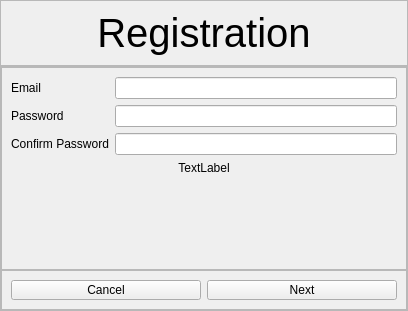
<?xml version="1.0" encoding="UTF-8"?>
<ui version="4.0">
 <class>WndRegistration</class>
 <widget class="QMainWindow" name="WndRegistration">
  <property name="geometry">
   <rect>
    <x>0</x>
    <y>0</y>
    <width>408</width>
    <height>311</height>
   </rect>
  </property>
  <property name="sizePolicy">
   <sizepolicy hsizetype="Fixed" vsizetype="Fixed">
    <horstretch>0</horstretch>
    <verstretch>0</verstretch>
   </sizepolicy>
  </property>
  <property name="windowTitle">
   <string>MainWindow</string>
  </property>
  <widget class="QWidget" name="centralwidget">
   <layout class="QVBoxLayout" name="verticalLayout">
    <property name="spacing">
     <number>0</number>
    </property>
    <property name="leftMargin">
     <number>0</number>
    </property>
    <property name="topMargin">
     <number>0</number>
    </property>
    <property name="rightMargin">
     <number>0</number>
    </property>
    <property name="bottomMargin">
     <number>0</number>
    </property>
    <item>
     <widget class="QFrame" name="header">
      <property name="frameShape">
       <enum>QFrame::StyledPanel</enum>
      </property>
      <property name="frameShadow">
       <enum>QFrame::Raised</enum>
      </property>
      <layout class="QVBoxLayout" name="verticalLayout_2">
       <item>
        <widget class="QLabel" name="title">
         <property name="font">
          <font>
           <family>Segoe UI</family>
           <pointsize>30</pointsize>
           <stylestrategy>PreferAntialias</stylestrategy>
          </font>
         </property>
         <property name="text">
          <string>Registration</string>
         </property>
         <property name="alignment">
          <set>Qt::AlignCenter</set>
         </property>
        </widget>
       </item>
      </layout>
     </widget>
    </item>
    <item>
     <widget class="QFrame" name="content">
      <property name="minimumSize">
       <size>
        <width>0</width>
        <height>0</height>
       </size>
      </property>
      <property name="frameShape">
       <enum>QFrame::StyledPanel</enum>
      </property>
      <property name="frameShadow">
       <enum>QFrame::Raised</enum>
      </property>
      <layout class="QHBoxLayout" name="horizontalLayout">
       <property name="spacing">
        <number>0</number>
       </property>
       <property name="leftMargin">
        <number>0</number>
       </property>
       <property name="topMargin">
        <number>0</number>
       </property>
       <property name="rightMargin">
        <number>0</number>
       </property>
       <property name="bottomMargin">
        <number>0</number>
       </property>
       <item>
        <widget class="QStackedWidget" name="stackedWidget">
         <property name="currentIndex">
          <number>0</number>
         </property>
         <widget class="QWidget" name="page1">
          <layout class="QVBoxLayout" name="verticalLayout_3">
           <property name="spacing">
            <number>0</number>
           </property>
           <property name="leftMargin">
            <number>0</number>
           </property>
           <property name="topMargin">
            <number>0</number>
           </property>
           <property name="rightMargin">
            <number>0</number>
           </property>
           <property name="bottomMargin">
            <number>0</number>
           </property>
           <item>
            <widget class="QFrame" name="formular">
             <property name="frameShape">
              <enum>QFrame::StyledPanel</enum>
             </property>
             <property name="frameShadow">
              <enum>QFrame::Raised</enum>
             </property>
             <layout class="QFormLayout" name="formLayout">
              <item row="0" column="0">
               <widget class="QLabel" name="lbEmail">
                <property name="text">
                 <string>Email</string>
                </property>
               </widget>
              </item>
              <item row="0" column="1">
               <widget class="QLineEdit" name="leEmail"/>
              </item>
              <item row="1" column="0">
               <widget class="QLabel" name="lbPassword">
                <property name="text">
                 <string>Password</string>
                </property>
               </widget>
              </item>
              <item row="1" column="1">
               <widget class="QLineEdit" name="lePassword">
                <property name="inputMask">
                 <string/>
                </property>
                <property name="echoMode">
                 <enum>QLineEdit::Password</enum>
                </property>
               </widget>
              </item>
              <item row="2" column="0">
               <widget class="QLabel" name="lbConfirmPw">
                <property name="text">
                 <string>Confirm Password</string>
                </property>
               </widget>
              </item>
              <item row="2" column="1">
               <widget class="QLineEdit" name="leConfirmPw">
                <property name="echoMode">
                 <enum>QLineEdit::Password</enum>
                </property>
               </widget>
              </item>
              <item row="3" column="0" colspan="2">
               <widget class="QLabel" name="lbError">
                <property name="layoutDirection">
                 <enum>Qt::LeftToRight</enum>
                </property>
                <property name="text">
                 <string>TextLabel</string>
                </property>
                <property name="textFormat">
                 <enum>Qt::AutoText</enum>
                </property>
                <property name="scaledContents">
                 <bool>false</bool>
                </property>
                <property name="alignment">
                 <set>Qt::AlignCenter</set>
                </property>
                <property name="wordWrap">
                 <bool>false</bool>
                </property>
               </widget>
              </item>
             </layout>
            </widget>
           </item>
           <item>
            <widget class="QFrame" name="navigation">
             <property name="maximumSize">
              <size>
               <width>16777215</width>
               <height>40</height>
              </size>
             </property>
             <property name="frameShape">
              <enum>QFrame::StyledPanel</enum>
             </property>
             <property name="frameShadow">
              <enum>QFrame::Raised</enum>
             </property>
             <layout class="QHBoxLayout" name="horizontalLayout_2">
              <item>
               <widget class="QPushButton" name="btnCancel">
                <property name="text">
                 <string>Cancel</string>
                </property>
               </widget>
              </item>
              <item>
               <widget class="QPushButton" name="btnNext">
                <property name="text">
                 <string>Next</string>
                </property>
               </widget>
              </item>
             </layout>
            </widget>
           </item>
          </layout>
         </widget>
         <widget class="QWidget" name="page2">
          <layout class="QVBoxLayout" name="verticalLayout_4">
           <property name="spacing">
            <number>0</number>
           </property>
           <property name="leftMargin">
            <number>0</number>
           </property>
           <property name="topMargin">
            <number>0</number>
           </property>
           <property name="rightMargin">
            <number>0</number>
           </property>
           <property name="bottomMargin">
            <number>0</number>
           </property>
           <item>
            <widget class="QFrame" name="frame">
             <property name="frameShape">
              <enum>QFrame::StyledPanel</enum>
             </property>
             <property name="frameShadow">
              <enum>QFrame::Raised</enum>
             </property>
             <layout class="QFormLayout" name="formLayout_2">
              <item row="0" column="0">
               <widget class="QLabel" name="lbFirstName">
                <property name="text">
                 <string>First Name</string>
                </property>
               </widget>
              </item>
              <item row="0" column="1">
               <widget class="QLineEdit" name="leFirstName"/>
              </item>
              <item row="1" column="0">
               <widget class="QLabel" name="lbLastName">
                <property name="text">
                 <string>Last Name</string>
                </property>
               </widget>
              </item>
              <item row="1" column="1">
               <widget class="QLineEdit" name="leLastName"/>
              </item>
              <item row="2" column="0">
               <widget class="QLabel" name="lbBirthdate">
                <property name="text">
                 <string>Birthdate</string>
                </property>
               </widget>
              </item>
              <item row="2" column="1">
               <widget class="QDateEdit" name="dpBirthdate"/>
              </item>
              <item row="3" column="0">
               <widget class="QLabel" name="lbSex">
                <property name="text">
                 <string>Sex</string>
                </property>
               </widget>
              </item>
              <item row="3" column="1">
               <widget class="QComboBox" name="cbSex"/>
              </item>
              <item row="4" column="0">
               <widget class="QLabel" name="lbWeight">
                <property name="text">
                 <string>Weight (kg)</string>
                </property>
               </widget>
              </item>
              <item row="4" column="1">
               <widget class="QLineEdit" name="leWeight"/>
              </item>
              <item row="5" column="0">
               <widget class="QLabel" name="lbHeight">
                <property name="text">
                 <string>Height (cm)</string>
                </property>
               </widget>
              </item>
              <item row="5" column="1">
               <widget class="QDoubleSpinBox" name="sbHeight">
                <property name="prefix">
                 <string/>
                </property>
                <property name="suffix">
                 <string/>
                </property>
                <property name="decimals">
                 <number>0</number>
                </property>
                <property name="minimum">
                 <double>140.000000000000000</double>
                </property>
                <property name="maximum">
                 <double>250.000000000000000</double>
                </property>
                <property name="stepType">
                 <enum>QAbstractSpinBox::AdaptiveDecimalStepType</enum>
                </property>
                <property name="value">
                 <double>160.000000000000000</double>
                </property>
               </widget>
              </item>
             </layout>
            </widget>
           </item>
           <item>
            <widget class="QFrame" name="navigation2">
             <property name="maximumSize">
              <size>
               <width>16777215</width>
               <height>40</height>
              </size>
             </property>
             <property name="frameShape">
              <enum>QFrame::StyledPanel</enum>
             </property>
             <property name="frameShadow">
              <enum>QFrame::Raised</enum>
             </property>
             <layout class="QHBoxLayout" name="horizontalLayout_3">
              <item>
               <widget class="QPushButton" name="btnBack">
                <property name="enabled">
                 <bool>true</bool>
                </property>
                <property name="focusPolicy">
                 <enum>Qt::WheelFocus</enum>
                </property>
                <property name="text">
                 <string>Back</string>
                </property>
                <property name="autoDefault">
                 <bool>false</bool>
                </property>
               </widget>
              </item>
              <item>
               <widget class="QPushButton" name="btnFinish">
                <property name="text">
                 <string>Finish</string>
                </property>
               </widget>
              </item>
             </layout>
            </widget>
           </item>
          </layout>
         </widget>
        </widget>
       </item>
      </layout>
     </widget>
    </item>
   </layout>
  </widget>
 </widget>
 <resources/>
 <connections/>
</ui>
